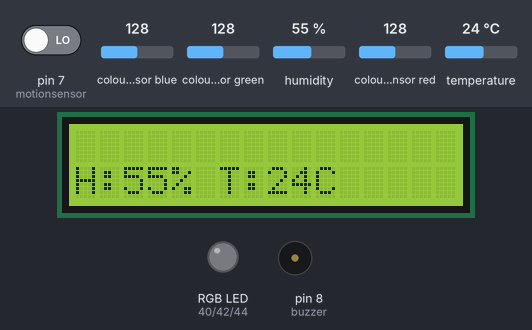
Recording of a sketch running on a simulated Arduino Mega 2560, built with avr-gcc and run on an emulated ATmega2560. Shown: 16×2 character LCD, an RGB LED mixed from three pins (HIGH = lit), buzzer (waves = sounding, pin HIGH). Wiring (inferred from the names in the program): DHT11 sensor: data pin 9; TCS3200 colour sensor: output pin 6; S2 pin 4; S3 pin 5; S0 pin 2; S1 pin 3. The inputs (shaded band) are chosen by the test bench; at power-on: humidity 55 %, pin 7 (motionsensor) LOW, colour sensor blue 128, colour sensor green 128, colour sensor red 128, temperature 24 °C. Pins used as bus, display or sensor lines are not drawn; what the sketch prints to the serial monitor is not drawn.

Above: at 0.2 s.
1.3 s: humidity set to 22 %
At 2.4 s:
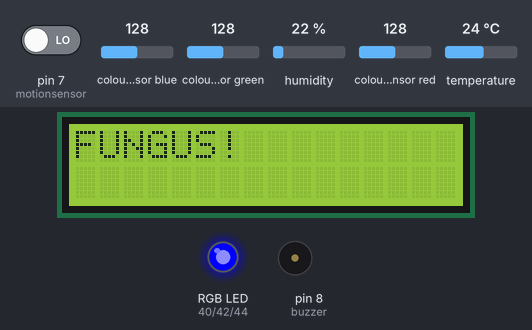
At 3.3 s:
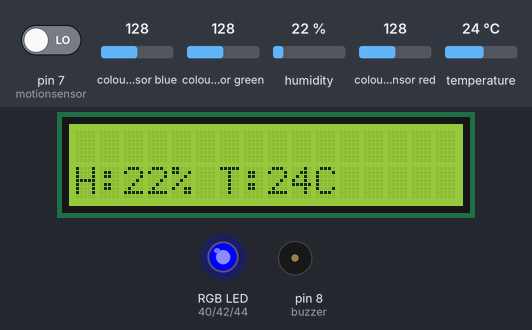
5.1 s: pin 7 (motionsensor) driven HIGH
6.7 s: humidity set to 40 %
At 8.1 s:
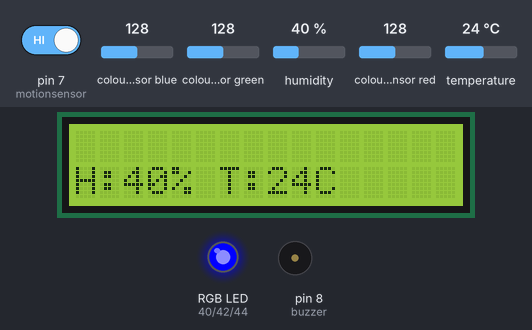
9.2 s: colour sensor blue set to 5
Timing chart, 0 to 11.7 s (numbered marks = the images above; inputs shaded):
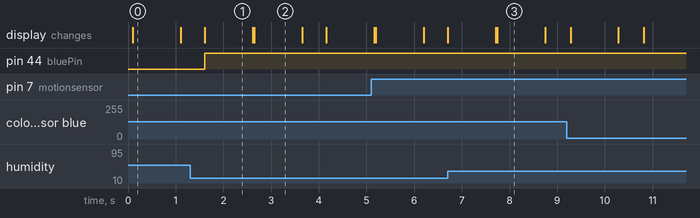

Measured:
- what the display in image 0 shows lasts 1.0 s, from 0.1 s to 1.1 s

The sketch:

coloursensor.ino
```cpp
// colour sensor pins wiring to Arduino
#define S0 2
#define S1 3
#define S2 4
#define S3 5
#define coloursensorOut 6
#define DHT11_PIN 9
#include <Keypad.h>
#include <LiquidCrystal_I2C.h>
LiquidCrystal_I2C lcd(0x27, 16, 2);

#include <dht.h>
dht DHT;

// Stores frequency read by the colour sensor
int redFrequency = 0;
int greenFrequency = 0;
int blueFrequency = 0;

const int motionsensor = 7;  // signal pin of sensor to digital pin 5.
const int buzzer = 8;
int state = LOW;
int val = 0;
int motioncount = 0;

const int ROW_NUM = 4;     //four rows
const int COLUMN_NUM = 4;  //four columns
char keys[ROW_NUM][COLUMN_NUM] = {
  { '1', '2', '3', 'A' },
  { '4', '5', '6', 'B' },
  { '7', '8', '9', 'C' },
  { '*', '0', '#', 'D' }
};

byte pin_rows[ROW_NUM] = { 23, 25, 27, 29 };       //connect to the row pinouts of the keypad
byte pin_column[COLUMN_NUM] = { 31, 33, 35, 37 };  //connect to the column pinouts of the keypad

Keypad keypad = Keypad(makeKeymap(keys), pin_rows, pin_column, ROW_NUM, COLUMN_NUM);

const String password = "2032";  // change your password here
String input_password;

int redPin = 40;
int greenPin = 42;
int bluePin = 44;


void setup() {
  input_password.reserve(32);  // maximum input characters is 33, change if needed
  //RGB LED
  pinMode(redPin, OUTPUT);
  pinMode(greenPin, OUTPUT);
  pinMode(bluePin, OUTPUT);

  // Setting the outputs
  pinMode(S0, OUTPUT);
  pinMode(S1, OUTPUT);
  pinMode(S2, OUTPUT);
  pinMode(S3, OUTPUT);

  pinMode(motionsensor, INPUT);  // PIR motion sensor is determined is an input here.
  pinMode(buzzer, OUTPUT);

  // Setting the colour sensorOut as an input
  pinMode(coloursensorOut, INPUT);

  // Setting frequency scaling to 20%
  digitalWrite(S0, HIGH);
  digitalWrite(S1, HIGH);

  lcd.init();
  lcd.backlight();
  lcd.clear();
  // Begins serial communication
  Serial.begin(4800);
}


void loop() {

  int chk = DHT.read11(DHT11_PIN);
  lcd.setCursor(6, 1);
  lcd.print("T:");
  lcd.print(DHT.temperature, 0);
  lcd.print("C");
  lcd.setCursor(0, 1);
  lcd.print("H:");
  lcd.print(DHT.humidity, 0);
  lcd.print("%");
  delay(1000);
  lcd.clear();
  delay(500);


  // Setting RED (R) filtered photodiodes to be read
  digitalWrite(S2, LOW);
  digitalWrite(S3, LOW);

  // Reading the output frequency
  redFrequency = pulseIn(coloursensorOut, LOW);

  // Printing the RED (R) value
  if (redFrequency <= 19) {
    Serial.print("R = ");
    Serial.println(redFrequency);
    lcd.setCursor(0, 0);
    lcd.print("RIPE!");  //RED
    analogWrite(greenPin, 0);
    analogWrite(redPin, 255);
    analogWrite(bluePin, 0);
    delay(1000);
    lcd.clear();
  }

  // Setting GREEN (G) filtered photodiodes to be read
  digitalWrite(S2, HIGH);
  digitalWrite(S3, HIGH);

  // Reading the output frequency
  greenFrequency = pulseIn(coloursensorOut, LOW);
  // take out so that system will display not ripe constantly and LED green
  // Printing the GREEN (G) value
  if (greenFrequency <= 30) {
    Serial.print(" G = ");
    Serial.println(greenFrequency);
    lcd.setCursor(0, 0);
    lcd.print("NOT RIPE!");  //GREEN
    analogWrite(greenPin, 255);
    analogWrite(redPin, 0);
    analogWrite(bluePin, 0);
    delay(1000);
    lcd.clear();
  }


  // Setting BLUE (B) filtered photodiodes to be read
  digitalWrite(S2, LOW);
  digitalWrite(S3, HIGH);

  // Reading the output frequency
  blueFrequency = pulseIn(coloursensorOut, LOW);

  // Printing the BLUE (B) value
  if (blueFrequency <= 50) {
    Serial.print(" B = ");
    Serial.println(blueFrequency);
    lcd.setCursor(0, 0);
    lcd.print("FUNGUS!");  //BLUE
    analogWrite(greenPin, 0);
    analogWrite(redPin, 0);
    analogWrite(bluePin, 255);
    delay(1000);
    lcd.clear();
  }

  // motion sensor
  val = digitalRead(motionsensor);
  if (val == HIGH) {
    if (state == LOW) {
      Serial.println("  Motion detected ");
      state = HIGH;
      motioncount = motioncount + 1;
      Serial.println(motioncount);
      if (motioncount >= 5) {
        digitalWrite(buzzer, HIGH);
      }
    }
  } else {
    if (state == HIGH) {
      Serial.println("The action/ motion has stopped");
      state = LOW;
    }
  }
  char key = keypad.getKey();
  if (key) {
    Serial.println(key);

    if (key == '*') {
      input_password = "";  // clear input password
      Serial.println("password cleared");
    } else if (key == '#') {
      if (password == input_password) {
        Serial.println("password is correct");
        // DO YOUR WORK HERE

      } else {
        Serial.println("password is incorrect, try again");
      }
      input_password = "";  // clear input password
    } else {
      input_password += key;  // append new character to input password string
    }
  }
}
```
